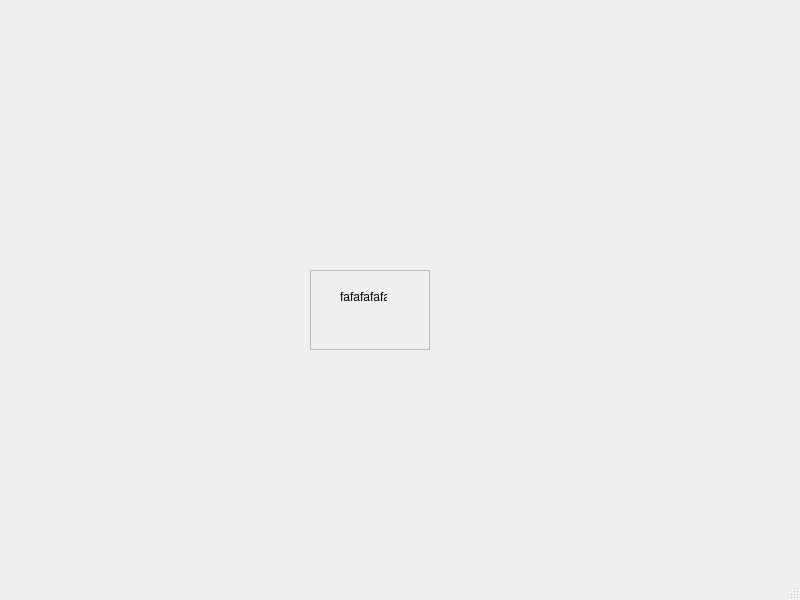
<?xml version="1.0" encoding="UTF-8"?>
<ui version="4.0">
 <class>MainWindow</class>
 <widget class="QMainWindow" name="MainWindow">
  <property name="geometry">
   <rect>
    <x>0</x>
    <y>0</y>
    <width>800</width>
    <height>600</height>
   </rect>
  </property>
  <property name="windowTitle">
   <string>MainWindow</string>
  </property>
  <widget class="QWidget" name="centralwidget">
   <widget class="QFrame" name="frame">
    <property name="geometry">
     <rect>
      <x>310</x>
      <y>270</y>
      <width>120</width>
      <height>80</height>
     </rect>
    </property>
    <property name="frameShape">
     <enum>QFrame::StyledPanel</enum>
    </property>
    <property name="frameShadow">
     <enum>QFrame::Raised</enum>
    </property>
    <widget class="QLabel" name="label">
     <property name="geometry">
      <rect>
       <x>30</x>
       <y>20</y>
       <width>47</width>
       <height>13</height>
      </rect>
     </property>
     <property name="text">
      <string>fafafafafa</string>
     </property>
    </widget>
   </widget>
  </widget>
  <widget class="QMenuBar" name="menubar">
   <property name="geometry">
    <rect>
     <x>0</x>
     <y>0</y>
     <width>800</width>
     <height>21</height>
    </rect>
   </property>
  </widget>
  <widget class="QStatusBar" name="statusbar"/>
 </widget>
 <resources/>
 <connections/>
</ui>
